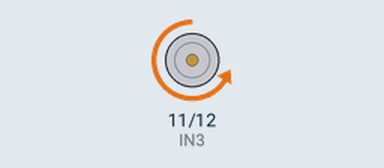
Simulated run of this sketch. Board: Arduino Uno, built with avr-gcc and run on an emulated ATmega328P. On the bench: motor-driver pin pairs drawn as motors (green arrow = first pin HIGH = forward, orange = second pin HIGH = backward, longer = more drive, scaled by the enable pin).

Above: at 1.0 s.
At 3.0 s:
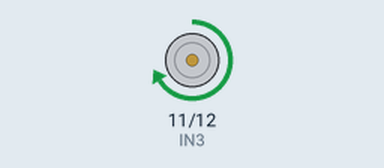
Timing chart, 0 to 5.2 s (numbered marks = the images above):
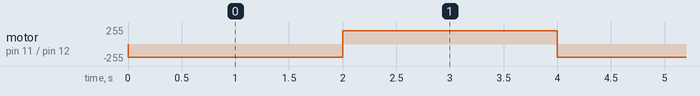

The sketch:

R4E_Motor_Control_H-Bridge.ino
```cpp
int ENA=10;
int IN3=11;
int IN4=12;
void setup()
{
 pinMode(IN3,OUTPUT);
 pinMode(IN4,OUTPUT);
}
void loop()
{
 analogWrite(ENA, 200);// motor speed
 digitalWrite(IN3,LOW);// rotate forward
 digitalWrite(IN4,HIGH);
 delay(2000);
 digitalWrite(IN3,HIGH);// rotate reverse
 digitalWrite(IN4,LOW);
 delay(2000);
}
```

Measured:
- by itself, motor on pin 11 (IN3) / pin 12 (IN4): alternates forward 200/255 for 2.0 s and backward 200/255 for 2.0 s
